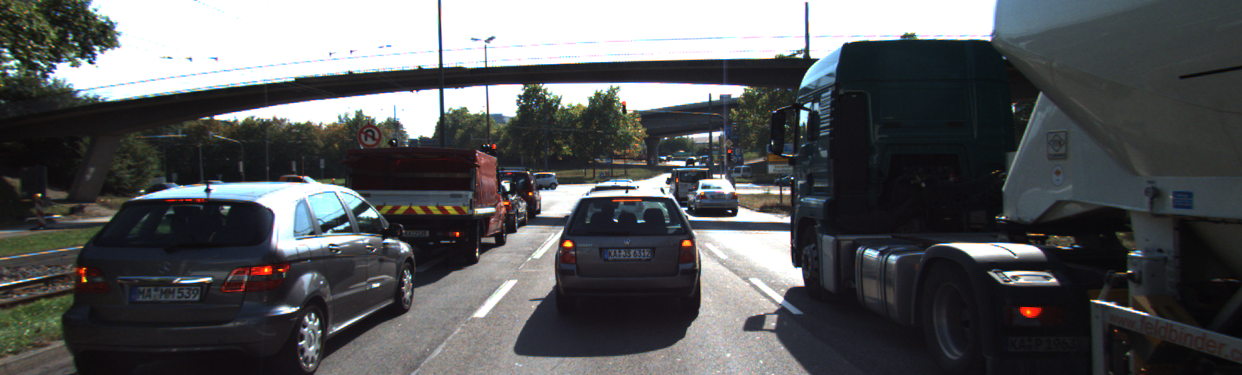
//> input picture lessons/describe_keypoints/images/img1.png, 1242 x 375 px
$ ./describe_keypoints   (built with g++ and OpenCV 4)
//> lines starting //> are read from the running program, lines starting //| are printed output that depends on the picture; after the words box and inside, x2 and y2 are one past the last pixel; in counts of white or black regions, pixels touching at a corner belong together
#include <iostream>
#include <numeric>
#include <opencv2/core.hpp>
#include <opencv2/highgui.hpp>
#include <opencv2/imgproc.hpp>
#include <opencv2/features2d.hpp>
#include <opencv4/opencv2/xfeatures2d.hpp>
#include <opencv4/opencv2/xfeatures2d/nonfree.hpp>


using namespace std;

void descKeypoints1()
{
    // load image from file and convert to grayscale
    cv::Mat imgGray;
    cv::Mat img = cv::imread("../images/img1.png");
//> img is the input picture: 375 rows x 1242 cols, CV_8UC3; mean B, G, R 90.7, 89.1, 87.5
    cv::cvtColor(img, imgGray, cv::COLOR_BGR2GRAY);
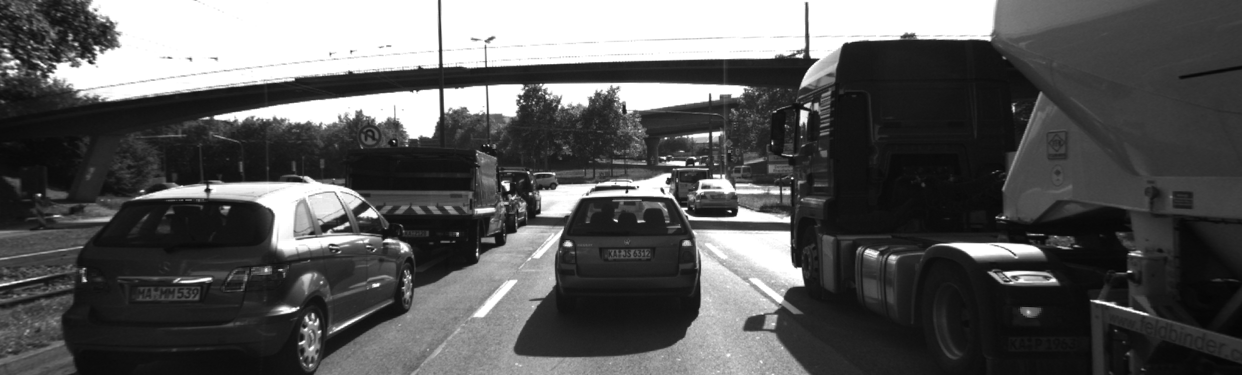
//> imgGray: 375 rows x 1242 cols, CV_8UC1; min 5, max 255, mean 88.8

    // BRISK detector / descriptor
    cv::Ptr<cv::FeatureDetector> detector = cv::BRISK::create();
    vector<cv::KeyPoint> kptsBRISK;

    double t = (double)cv::getTickCount();
    detector->detect(imgGray, kptsBRISK);
//> kptsBRISK = 2896 keypoints; strongest (x, y, size): (507, 189, 14.1), (729, 211, 12.8), (788, 219, 28.1), (801, 282, 29.7)
    t = ((double)cv::getTickCount() - t) / cv::getTickFrequency();
    cout << "BRISK detector with n= " << kptsBRISK.size() << " keypoints in " << 1000 * t / 1.0 << " ms" << endl;

    cv::Ptr<cv::DescriptorExtractor> descriptor = cv::BRISK::create();
    cv::Mat descBRISK;
    t = (double)cv::getTickCount();
    descriptor->compute(imgGray, kptsBRISK, descBRISK);
    t = ((double)cv::getTickCount() - t) / cv::getTickFrequency();
    cout << "BRISK descriptor in " << 1000 * t / 1.0 << " ms" << endl;

    // visualize results
    cv::Mat visImage = img.clone();
    cv::drawKeypoints(img, kptsBRISK, visImage, cv::Scalar::all(-1), cv::DrawMatchesFlags::DRAW_RICH_KEYPOINTS);
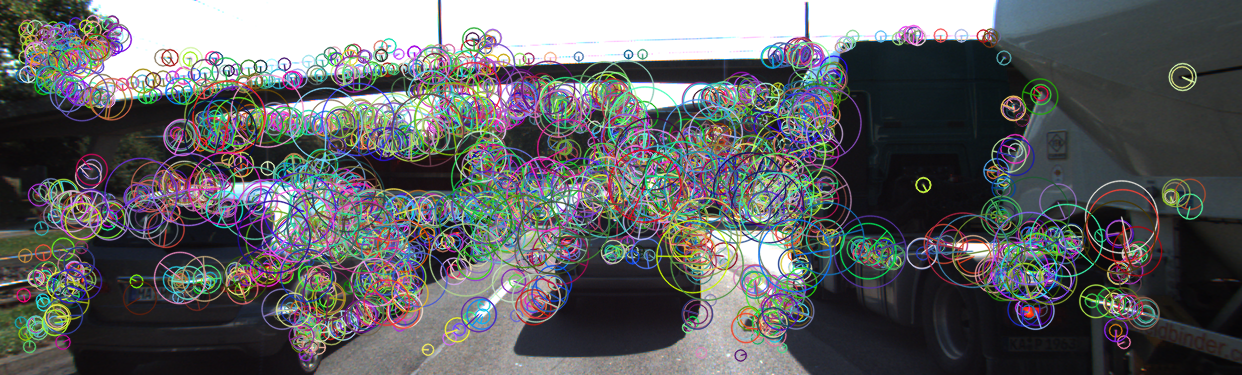
//> visImage: 375 rows x 1242 cols, CV_8UC3; mean B, G, R 100.2, 98.6, 97.2
    string windowName = "BRISK Results";
    cv::namedWindow(windowName, 1);
    imshow(windowName, visImage);

    cv::waitKey(0);

    // TODO: Add the SIFT detector / descriptor, compute the
    // time for both steps and compare both BRISK and SIFT
    // with regard to processing speed and the number and
    // visual appearance of keypoints.

    // Sift detector / descriptor
    cv::Ptr<cv::FeatureDetector> detectorS = cv::xfeatures2d::SIFT::create();
    vector<cv::KeyPoint> kptsSIFT;

    t = (double)cv::getTickCount();
    detectorS->detect(imgGray, kptsSIFT);
//> kptsSIFT = 1890 keypoints; strongest (x, y, size): (730, 211, 1.8), (804, 117, 7), (697, 164, 2.6), (507, 186, 5.2)

    t = ((double)cv::getTickCount() - t) / cv::getTickFrequency();
    cout << "SIFT detector with n= " << kptsSIFT.size() << " keypoints in " << 1000 * t / 1.0 << " ms" << endl;

    cv::Ptr<cv::DescriptorExtractor> descriptorS = cv::xfeatures2d::SIFT::create();
    cv::Mat descSIFT;
    t = (double)cv::getTickCount();
    descriptorS->compute(imgGray, kptsSIFT, descSIFT);
    t = ((double)cv::getTickCount() - t) / cv::getTickFrequency();
    cout << "SIFT descriptor in " << 1000 * t / 1.0 << " ms" << endl;

    // visualize results
    cv::Mat visImage2 = img.clone();
    cv::drawKeypoints(img, kptsSIFT, visImage2, cv::Scalar::all(-1), cv::DrawMatchesFlags::DRAW_RICH_KEYPOINTS);
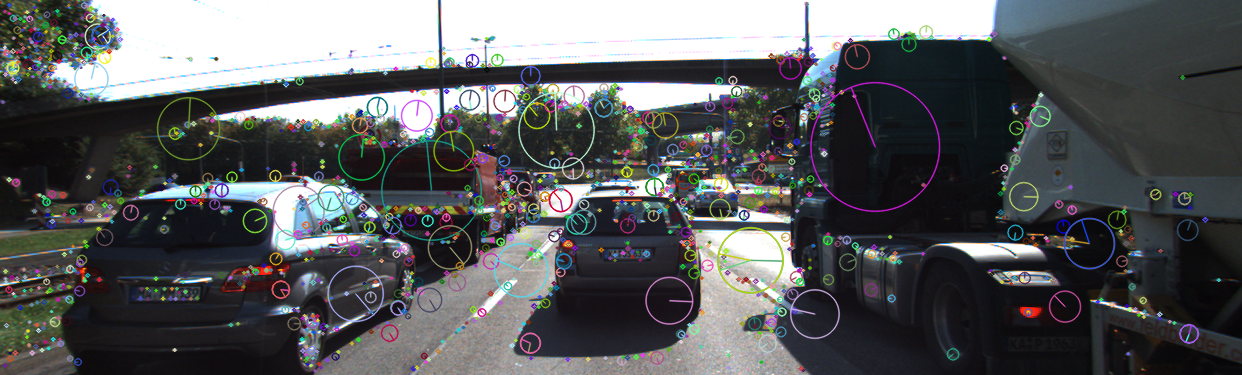
//> visImage2: 375 rows x 1242 cols, CV_8UC3; 13.33% of pixels changed, all inside (x1, y1, x2, y2) = (0, 1, 1222, 373)
    string windowName2 = "SIFT Results";
    cv::namedWindow(windowName2, 1);
    imshow(windowName2, visImage2);

    cv::waitKey(0);

    // load image from file and convert to grayscale
    cv::Mat imgGray2;
    cv::Mat img2 = cv::imread("../images/img0006.jpg");
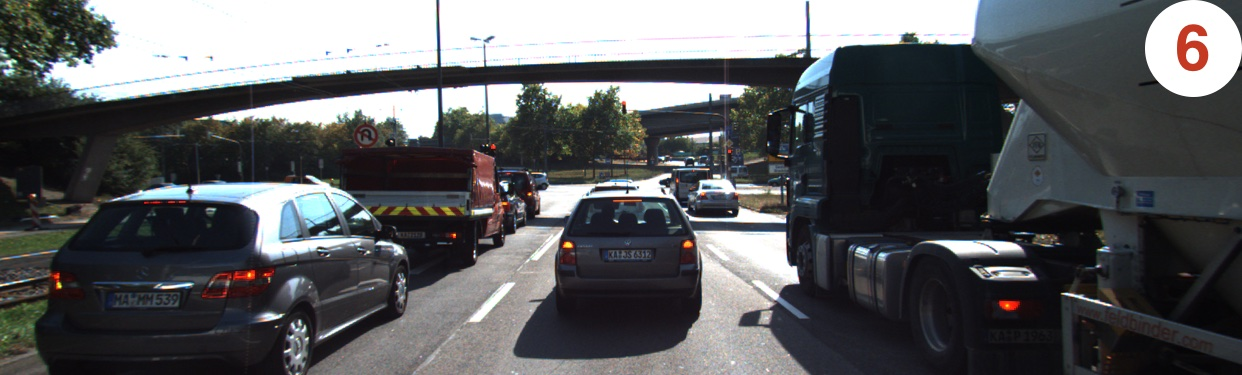
//> input picture lessons/describe_keypoints/images/img0006.jpg, 1242 x 375 px
//> img2 is the input picture: 375 rows x 1242 cols, CV_8UC3; mean B, G, R 93.9, 91.8, 90.5
    cv::cvtColor(img2, imgGray2, cv::COLOR_BGR2GRAY);
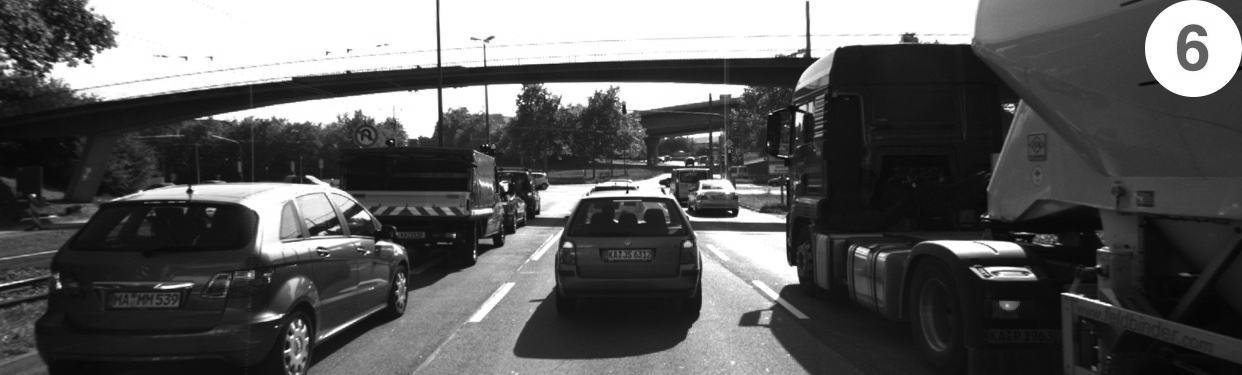
//> imgGray2: 375 rows x 1242 cols, CV_8UC1; min 4, max 255, mean 91.6

    // [25 lines of commented-out code are left out]

}

int main()
{
    descKeypoints1();
    return 0;
}
